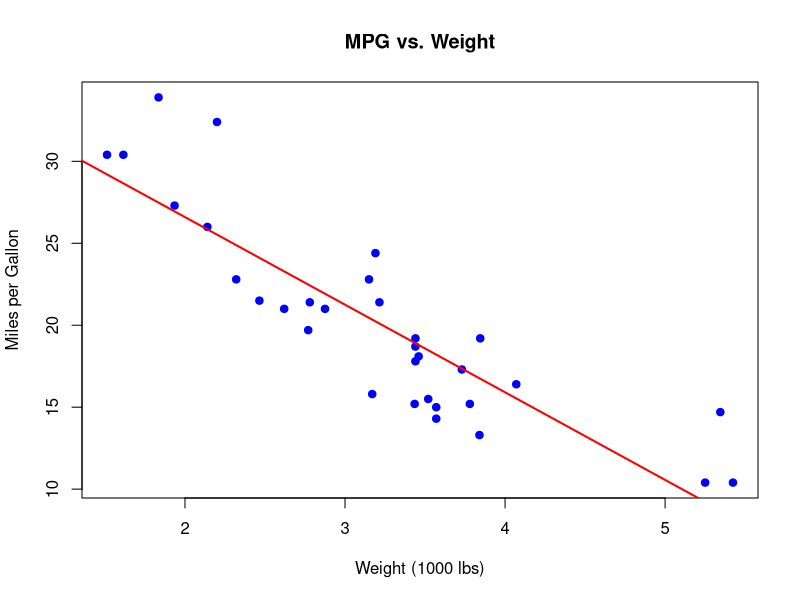

Generate this figure with R:
# 01: Manual Implementation of Simple Linear Regression

data(mtcars)
dim(mtcars)
head(mtcars)

w <- 0
b <- 0

plot(mtcars$wt, mtcars$mpg,
     main = "MPG vs. Weight",
     xlab = "Weight (1000 lbs)",
     ylab = "Miles per Gallon",
     pch = 19,
     col = "blue")

predict <- function(X) {
  return (X * w + b)
}

# utility function: sum of squares
ss <- function(vector) {
  summation <- 0
  n <- length(vector)
  for (i in (1:n)) {
    summation <- summation + (vector[i] * vector[i])
  }
  return (summation)
}

# set default n_iter: 10000
fit <- function(X, y, lr = 0.01, n_iter = 10000) {
  n_samples <- length(X)
  
  w <<- 0.0
  b <<- 0.0
  
  for (i in (1:n_iter)) {
    y_pred <- predict(X)
    error <- y_pred - y
    
    dw <- (2 / n_samples) * sum(X * error)
    db <- (2 / n_samples) * sum(error)
    
    w <<- w - (lr * dw)
    b <<- b - (lr * db)
    
    if (i %% 50 == 0) {
      loss <- mean(error ^ 2)
      cat("Iteration: ", i, "| Loss:", loss, "\n")
    }
  }
}

score <- function(X, y) {
  y_pred <- predict(X)
  
  ss_total <- ss(y - mean(y))
  ss_res <- ss(y - y_pred)
  
  return (1 - (ss_res / ss_total))
}

X <- mtcars$wt
y <- mtcars$mpg

fit(X, y)
abline(b, w, col = "red", lwd = 2)
cat("R-squared:", score(X, y), "\n")
